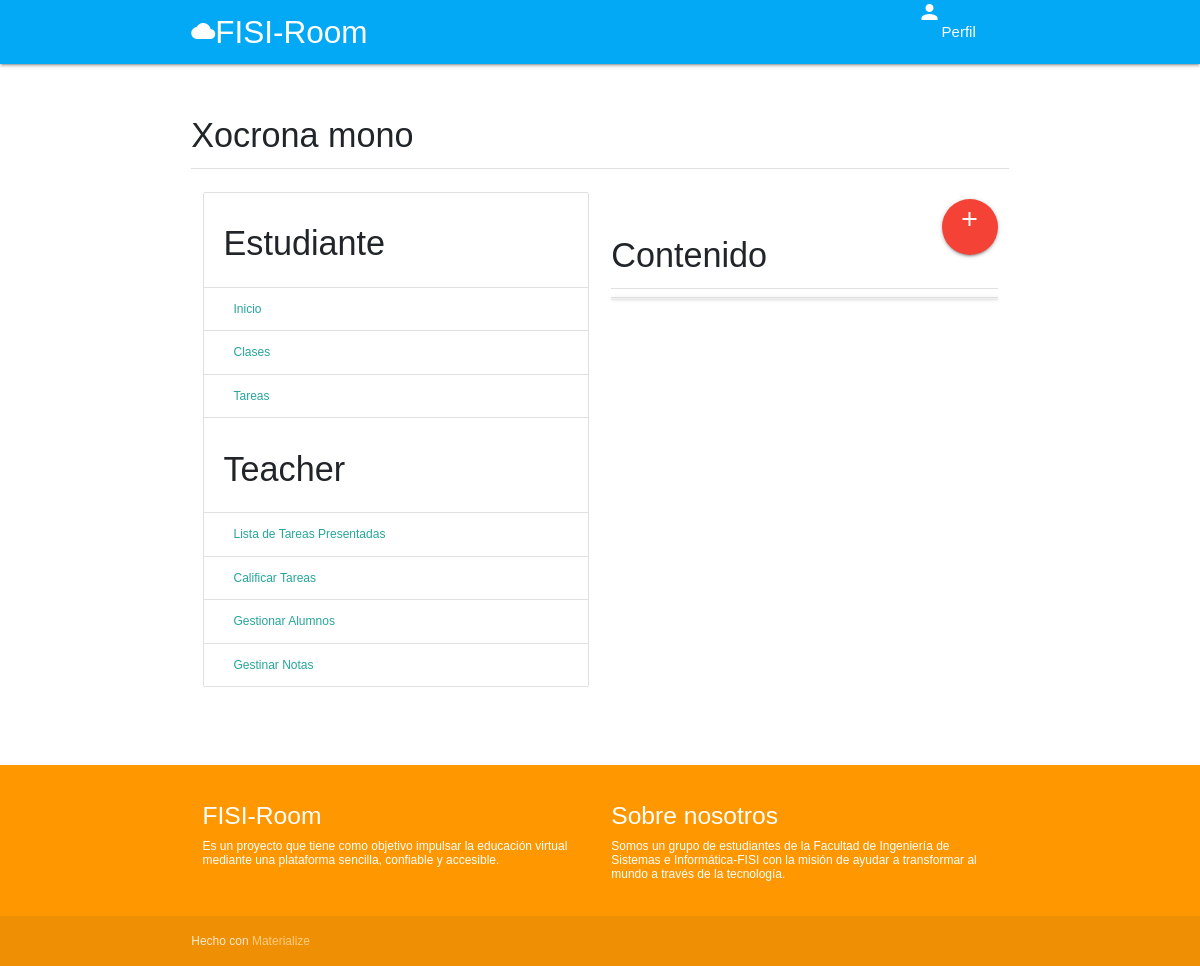
Before: /course/dd9c6159526b46cd8478ceb63855804b/modules (signed in) with the older database file.
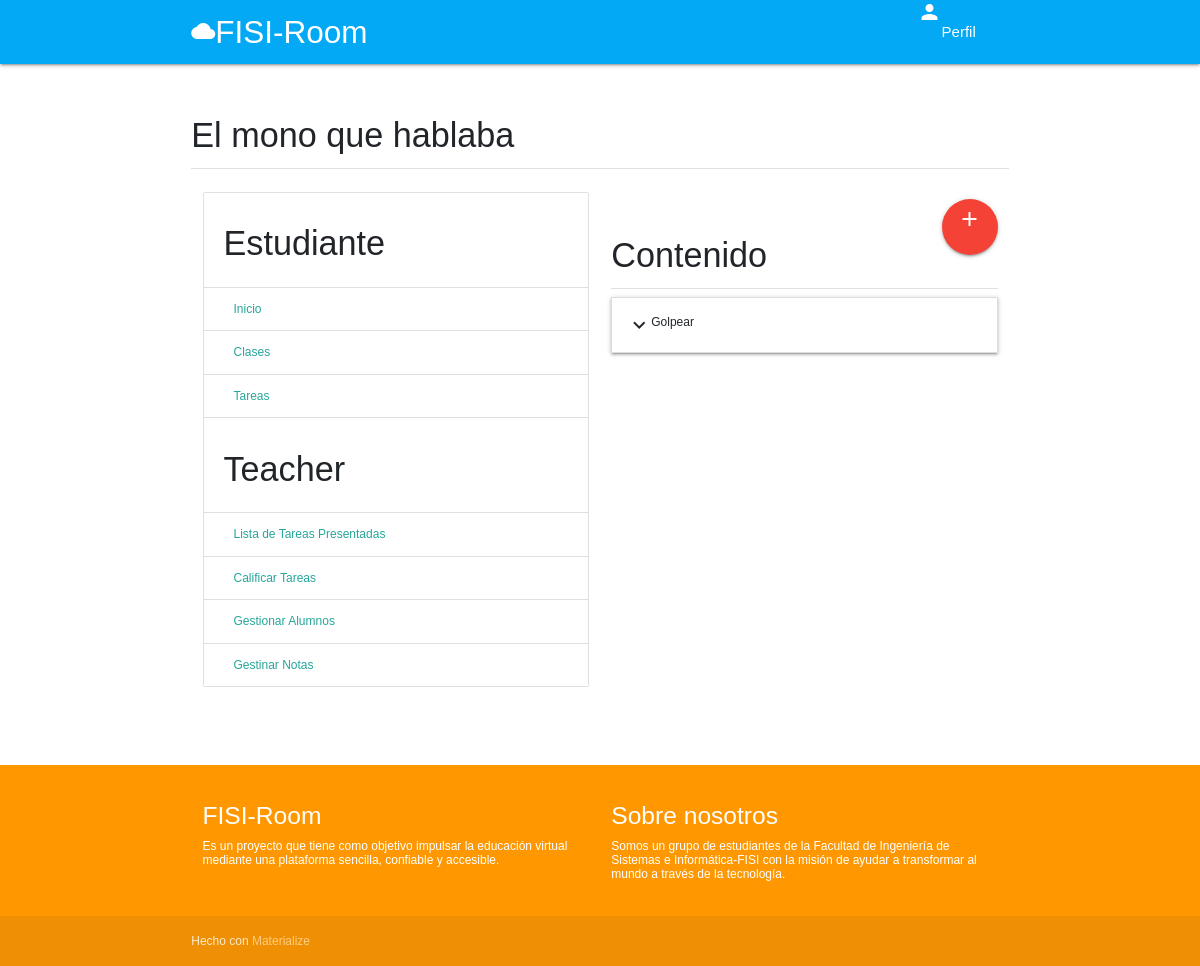
After: the same page with the newer database file.
### classroom/models.py (models this page shows, shortened)
class Course(models.Model):
    id = models.UUIDField(primary_key=True, default=uuid.uuid4, editable=False)
    picture = models.ImageField(upload_to=user_directory_path)
    title = models.CharField(max_length=200)
    description = models.CharField(max_length=300)
    DAY_CHOICES = [
        ('LU', 'Lunes'),
        ('MA', 'Martes'),
        ('MI', 'Miércoles'),
        ('JU', 'Jueves'),
        ('VI', 'Viernes'),
        ('SA', 'Sábado'),
        ('DO', 'Domingo')
    ]
    day = models.CharField(
        max_length=2,
        choices=DAY_CHOICES,
        default='LU'
    )
    time_start = models.TimeField()
    time_end = models.TimeField()
    category = models.ForeignKey(Category, on_delete=models.CASCADE)
    syllabus = RichTextField()
    user = models.ForeignKey(User, on_delete=models.CASCADE, related_name='course_owner')
    enrolled = models.ManyToManyField(User)
    modules = models.ManyToManyField(Module)
    questions = models.ManyToManyField(Question)

### module/models.py (models this page shows, shortened)
class Module(models.Model):
	title = models.CharField(max_length=150)
	user = models.ForeignKey(User, on_delete=models.CASCADE, related_name='module_owner')
	hours = models.PositiveIntegerField()
	pages = models.ManyToManyField(Page)
	quizzes = models.ManyToManyField(Quizzes)
	assignments = models.ManyToManyField(Assignment)

### module/views.py (the view)
# urls.py: path('<course_id>/modules', course_modules, name='modules'),
def course_modules(request, course_id):
    user = request.user
    course = get_object_or_404(Course, id=course_id)
    page_completions = Completion.objects.filter(user=user, course=course).values_list('page__pk', flat=True)
    quiz_completions = Completion.objects.filter(user=user, course=course).values_list('quiz__pk', flat=True)
    assignment_completions = Completion.objects.filter(user=user, course=course).values_list('assignment__pk',
                                                                                             flat=True)
    teacher_mode = False
    if user == course.user:
        teacher_mode = True
    context = {
        'teacher_mode': teacher_mode,
        'course': course,
        'page_completions': page_completions,
        'quiz_completions': quiz_completions,
        'assignment_completions': assignment_completions,
    }
    return render(request, 'module/modules.html', context)

### authy/views.py (called while the page is built)
def side_nav_info(request):
	user = request.user
	nav_profile = None
	if user.is_authenticated:
		nav_profile = Profile.objects.get(user=user)
	return {'nav_profile': nav_profile}

### frontend/templates/module/modules.html (shortened to what this page needs)
{% extends 'classroom/menucourse.html' %}
{% load static %}
{% block contenido %}
  {% if teacher_mode == True %}
    <a href="{% url 'new-module' course.id %}" class="btn-floating btn-large waves-effect waves-light red right"><em class="material-icons">add</em></a>
  {% endif %}
  <div class="section">
    <h4>Contenido</h4>
    <div class="divider"></div>
    <ul class="collapsible">
      {% for module in course.modules.all %}
      <li>
        <div class="collapsible-header"><em class="material-icons">expand_more</em><strong>{{ module.title }}</strong></div>
      </li>
      {% endfor %}
    </ul>
  </div>
{% endblock %}

### frontend/templates/classroom/menucourse.html
{% extends 'base.html' %}
{% load static %}
{% block content %}
<div class="section">
	<h4>{{ course.title }}</h4>
	<div class="divider"></div>
</div>
<div class="row">
<div class="col s3">
      <ul class="collection with-header">
        <li class="collection-header"><h4>Estudiante</h4></li>
        <a href="{% url 'course' course.id %}" class="collection-item">Inicio</a>
        <a href="{% url 'modules' course.id %}" class="collection-item">Clases</a>
        <a href="#" class="collection-item">Tareas</a>
        <li class="collection-header"><h4>Teacher</h4></li>
        <a href="#" class="collection-item">Lista de Tareas Presentadas</a>
        <a href="#" class="collection-item">Calificar Tareas</a>
        <a href="{% url 'students' course.id %} " class="collection-item">Gestionar Alumnos</a>
        <a href="{% url 'students-grades' course.id %}" class="collection-item">Gestinar Notas</a>
      </ul>
</div>
<div class="col s9">
  <div class="section">
    {% block contenido %}
    {% endblock %}
  </div>
</div>
</div>
{% endblock %}

Changed rows visible on the page:
changed Course: title "Xocrona mono" → "El mono que hablaba"
added Module: title "Golpear"
